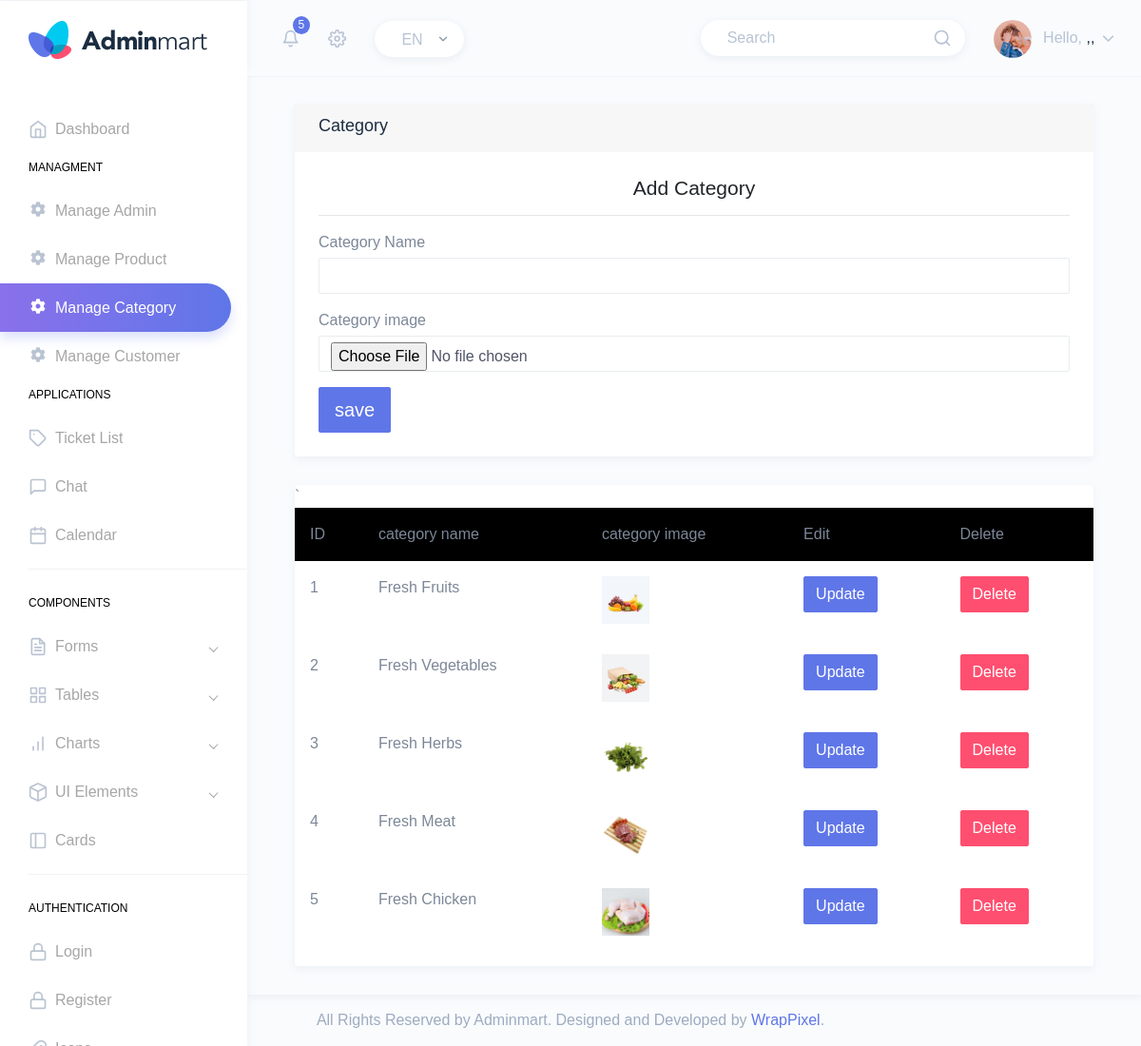
Page /admin/manage_cat.php (signed in) on the committed database.
### tables this page shows
CREATE TABLE `category` (
  `cat_id` int(3) NOT NULL,
  `cat_name` text NOT NULL,
  `cat_image` text NOT NULL
);

### admin/manage_cat.php (the view, shortened to what this page needs)
<?php
require ('includes/connect.php');
?>
<?php include ('includes/header.php') ; ?>
 <div class="page-wrapper">
            <div class="page-breadcrumb">
                    <div class="container-fluid">
                        <div class="row">
                            <div class="col-lg-12">
                                <div class="card">
                                    <div class="card-header"><h4 class="page-title text-truncate text-dark font-weight-medium mb-1">Category</h4> </div>
                                    <div class="card-body">
                                        <div class="card-title">
                                            <h3 class="text-center title-2">Add Category</h3>
                                        </div>
                                        <hr>
                                        <form action="" method="post" enctype="multipart/form-data">
                                            <div class="form-group">
                                                <label for="cc-payment" class="control-label mb-1">Category Name</label>
                                                <input  name="cat_name" type="text" class="form-control" >
                                            </div>
                                            <div class="form-group">
                                                <label  class="control-label mb-1">Category image</label>
                                                <input  name="cat_image" type="file" class="form-control" >
                                            </div>
                                            <div>
                                                <button id="payment-button" type="submit" name="submit" class="btn btn-lg btn-info ">save</button>
                                            </div>
                                        </form>
                                    </div>
                                </div>
                                </div>
                     <div class="col-md-12">
                       <div class="card">
                                <div class="table-responsive m-b-40">
                                    <table class="table table-borderless table-data3">
                                        <thead style="background-color: black;">
                                            <tr>
                                                <th>ID</th>
                                                <th>category name</th>
                                                <th>category image</th>
                                                <th>Edit</th>
                                                <th>Delete</th>
                                            </tr>
                                     `   </thead>
                                        <tbody >
                                           <?php
                                        $query="select * from category " ;
                                        $result=mysqli_query($conn,$query) ;
                                        while($cat=mysqli_fetch_assoc($result)){ ?>
                                        <tr>
                                        <td><?php echo "{$cat['cat_id']}" ; ?></td>
                                        <td><?php echo"{$cat['cat_name']} " ;?></td>
                                   <?php echo"<td><img src='uploads/{$cat['cat_image']}' width='50' hight='50'></td>"; ?>
                                        <td><button type="submit" class="btn btn-info editbtn" data-id="<?php echo "{$cat['cat_id']}";?>"  data-name="<?php echo "{$cat['cat_name']}";?>"   data-image="<?php echo "{$cat['cat_image']}";?>">
                                            Update  </button></td>
                                        <td>
                                        <button type="submit" data-id="<?php echo "{$cat['cat_id']}";?>"  class="btn btn-danger deletebtn" >
                                            Delete
                                        </button></td>
                                       </tr>
                                       <?php  } ?>
                                        </tbody>
                                    </table>
                                </div>
                            </div>
                        </div>
                    </div>
                </div>
            </div>
          </div>
    <?php include ('includes/footer.php') ; ?>

### rows in the picture
category: cat_id "1", cat_name "Fresh Fruits", cat_image (picture)
category: cat_id "2", cat_name "Fresh Vegetables", cat_image (picture)
category: cat_id "3", cat_name "Fresh Herbs", cat_image (picture)
category: cat_id "4", cat_name "Fresh Meat", cat_image (picture)
category: cat_id "5", cat_name "Fresh Chicken", cat_image (picture)
